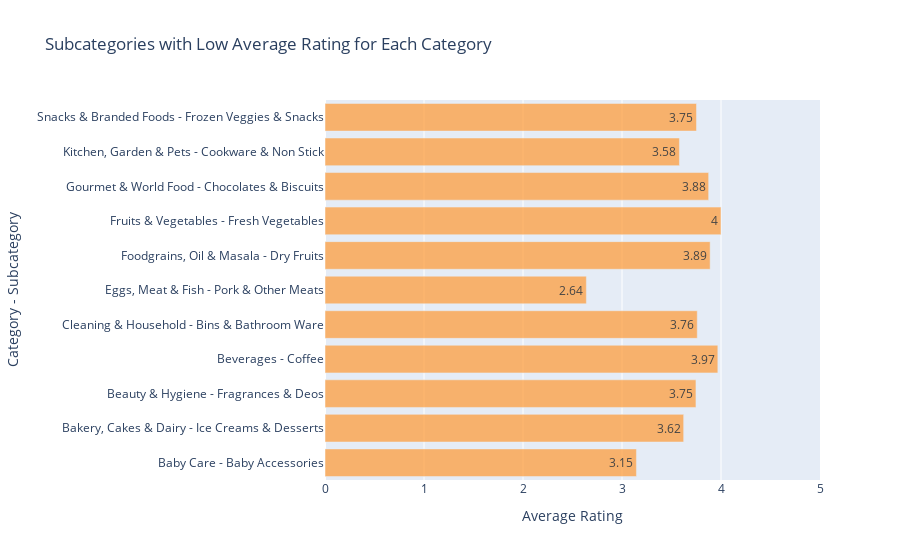
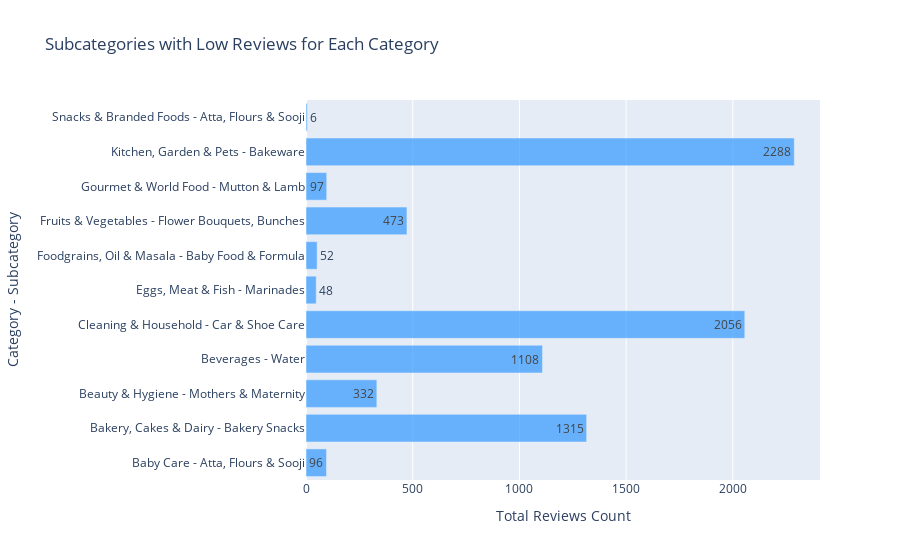

Write notebook code for charts like these, in order.
### Code cell
import plotly.graph_objs as go

# Create figure for best product rating
fig1 = go.Figure(go.Bar(
    y=low_subcategories_rating['category'] + ' - ' + low_subcategories_rating['product_subcategory'],
    x=low_subcategories_rating['avg_product_rating'],
    name='Average Product Rating',
    orientation='h',
    marker=dict(color='rgba(255, 153, 51, 0.7)'),
    text=low_subcategories_rating['avg_product_rating'].round(2),
    textposition='auto'
))

fig1.update_layout(
    title='Subcategories with Low Average Rating for Each Category',
    yaxis=dict(title='Category - Subcategory'),
    xaxis=dict(title='Average Rating', range=[0, low_subcategories_rating['avg_product_rating'].max() + 1]), 
    bargap=0.2,
    margin=dict(l=150),
)

# Create figure for best customer reviews count
fig2 = go.Figure(go.Bar(
    y=low_subcategories_reviews['category'] + ' - ' + low_subcategories_reviews['product_subcategory'],
    x=low_subcategories_reviews['total_reviews'],
    name='Total Customer Reviews Count',
    orientation='h',
    marker=dict(color='rgba(51, 153, 255, 0.7)'),
    text=low_subcategories_reviews['total_reviews'],
    textposition='auto'
))

fig2.update_layout(
    title='Subcategories with Low Reviews for Each Category',
    yaxis=dict(title='Category - Subcategory'),
    xaxis=dict(title='Total Reviews Count'),
    bargap=0.2,
    margin=dict(l=150)
)

# Show the plots one below another
fig1.show()
fig2.show()

### Figure 1 — Plotly figure (JSON) as saved in the notebook; plotly's stock layout.template omitted (floating-point values rounded to 4 significant figures)
{"data": [{"marker": {"color": "rgba(255, 153, 51, 0.7)"}, "name": "Average Product Rating", "orientation": "h", "text": [3.15, 3.62, 3.75, 3.97, 3.76, 2.64, 3.89, 4, 3.88, 3.58, 3.75], "textposition": "auto", "type": "bar", "x": [3.146, 3.623, 3.747, 3.968, 3.76, 2.64, 3.89, 4, 3.875, 3.58, 3.752], "y": ["Baby Care - Baby Accessories", "Bakery, Cakes & Dairy - Ice Creams & Desserts", "Beauty & Hygiene - Fragrances & Deos", "Beverages - Coffee", "Cleaning & Household - Bins & Bathroom Ware", "Eggs, Meat & Fish - Pork & Other Meats", "Foodgrains, Oil & Masala - Dry Fruits", "Fruits & Vegetables - Fresh Vegetables", "Gourmet & World Food - Chocolates & Biscuits", "Kitchen, Garden & Pets - Cookware & Non Stick", "Snacks & Branded Foods - Frozen Veggies & Snacks"]}], "layout": {"bargap": 0.2, "margin": {"l": 150}, "title": {"text": "Subcategories with Low Average Rating for Each Category"}, "xaxis": {"range": [0, 5], "title": {"text": "Average Rating"}}, "yaxis": {"title": {"text": "Category - Subcategory"}}}}

### Figure 2 — Plotly figure (JSON) as saved in the notebook; plotly's stock layout.template omitted (floating-point values rounded to 4 significant figures)
{"data": [{"marker": {"color": "rgba(51, 153, 255, 0.7)"}, "name": "Total Customer Reviews Count", "orientation": "h", "text": [96, 1315, 332, 1108, 2056, 48, 52, 473, 97, 2288, 6], "textposition": "auto", "type": "bar", "x": [96, 1315, 332, 1108, 2056, 48, 52, 473, 97, 2288, 6], "y": ["Baby Care - Atta, Flours & Sooji", "Bakery, Cakes & Dairy - Bakery Snacks", "Beauty & Hygiene - Mothers & Maternity", "Beverages - Water", "Cleaning & Household - Car & Shoe Care", "Eggs, Meat & Fish - Marinades", "Foodgrains, Oil & Masala - Baby Food & Formula", "Fruits & Vegetables - Flower Bouquets, Bunches", "Gourmet & World Food - Mutton & Lamb", "Kitchen, Garden & Pets - Bakeware", "Snacks & Branded Foods - Atta, Flours & Sooji"]}], "layout": {"bargap": 0.2, "margin": {"l": 150}, "title": {"text": "Subcategories with Low Reviews for Each Category"}, "xaxis": {"title": {"text": "Total Reviews Count"}}, "yaxis": {"title": {"text": "Category - Subcategory"}}}}
